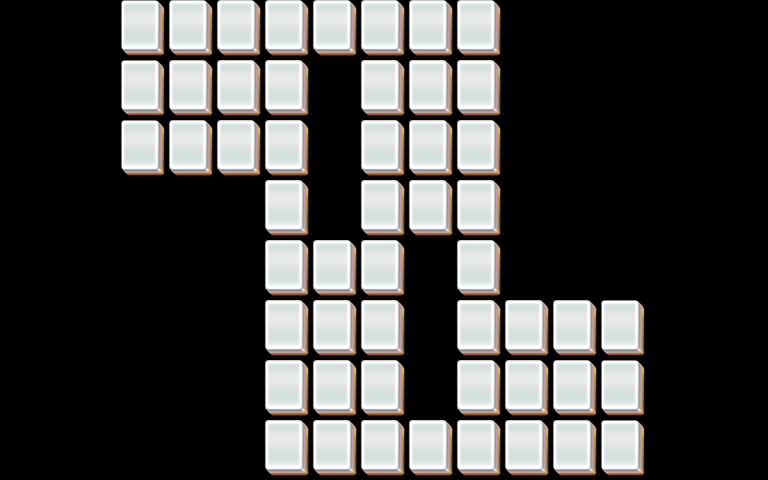

The image is a tile-based game level rendered from a .tmx file. Its description and source (layers, tilesets, objects; grid data summarised) follow:
An orthogonal 32x16 tile map with 24x30 px tiles, 4 tile layers (layer1, layer2, layer3, layer4).

<map version="1.0" orientation="orthogonal" width="32" height="16" tilewidth="24" tileheight="30">
 <properties>
  <property name="species" value="30" />
 </properties>
 <tileset firstgid="1" name="mahjong" tilewidth="48" tileheight="60">
  <image source="mahjong.png" width="48" height="60" />
 </tileset>
 <layer name="layer1" width="32" height="16">
  <data>[512 cells, 52 non-empty, 1 distinct tile ids]</data>
 </layer>
 <layer name="layer2" width="32" height="16">
  <data>[512 cells, 46 non-empty, 1 distinct tile ids]</data>
 </layer>
 <layer name="layer3" width="32" height="16">
  <data>[512 cells, 40 non-empty, 1 distinct tile ids]</data>
 </layer>
 <layer name="layer4" width="32" height="16">
  <data>[512 cells, 34 non-empty, 1 distinct tile ids]</data>
 </layer>
</map>
